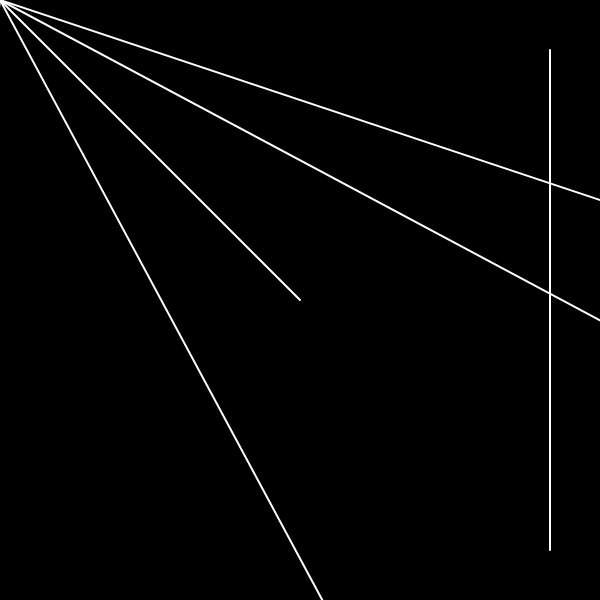
Frame 1 (no input)
Frame 60 (no input): identical to frame 1, image omitted
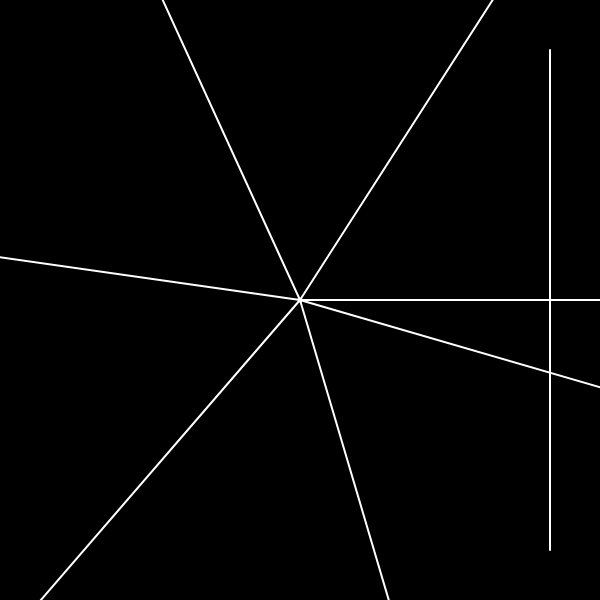
Frame 120 (the mouse pressed at the canvas centre since frame 60)

The p5.js sketch that drew these frames (run headless with seeded random() and noise() and a simulated clock; from frame 60 on, the mouse is pressed at the canvas centre):

// p5.js sketch
// ── sketch.js
rayList = [];


function setup(){
    createCanvas(600, 600)
    a = createSlider(0, 360)
    translate(width/2, height/2);
    scale(1,-1);
    
    x3 = 0; y3 = 0;
    x1 = 250; y1 = 250;
    x2 = 250; y2 = -250;

    rayPoint = new createVector(0,0);
    for(i = 0; i<= TWO_PI; i+= 1){
        rayList.push(new Ray(rayPoint.x,rayPoint.y,i));
    }
}


function draw(){
    strokeWeight(2)
    background(0);
    translate(width/2, height/2);
    scale(1,-1);
    stroke(255);
    
    x3 =0;
    y3 =0;
    x4 = mouseX-width/2;
    y4 = -(mouseY-height/2);
    // y4 = y3 + Math.sin(radians(a.value())) * 100;
    // x4 = x3 + Math.cos(radians(a.value())) * 100;
    line(x1,y1,x2,y2);
    strokeWeight(5)
    point(x4, y4)
    strokeWeight(2)
    line(x3,y3,x4,y4);
    
    for(ray of rayList){
        ray.mousePos();
        ray.cast(x1,y1,x2,y2);
        ray.drawShape();
    }
    

    d = (x1-x2) * (y3-y4) - (y1-y2) * (x3 - x4);
    if(d != 0)
    {
        t = ((x1-x3) * (y3-y4) - (y1-y3)*(x3-x4)) / d;
        u = ((x1-x3) * (y1-y2) - (y1-y3)*(x1-x2)) / d;
        
        
        if(t > 0 && t < 1 && u > 0){
            x_ = x3 + u*(x4 - x3)
            y_ = y3 + u*(y4 - y3)
            stroke(255,0,0)
            strokeWeight(15)
            // line(x3,y3,x_,y_)
            point(x_, y_)
        }
    }
}


// px = ((x1*y2 - y1*x2) * (x3 - x4) - (x1 - x2)*(x3*y4 - y3*x4))/((x1-x2)*(y3-y4) - (y1-y2)*(x3-x4));
// py = ((x1*y2 - y1*x2) * (y3 - y4) - (y1 - y2)*(x3*y4 - y3*x4))/((x1-x2)*(y3-y4) - (y1-y2)*(x3-x4));

// y4 = Math.sin(radians(a.value())) * 100;
// x4 = Math.cos(radians(a.value())) * 100;
// ── ray.js
class Ray{
    constructor(x1,y1,ang){
        this.ang  = ang;
        this.x1 = x1;
        this.y1 = y1;
        this.x2 = Math.cos(ang)*600;
        this.y2 = Math.sin(ang)*600;
        this.x_ = this.x2;
        this.y_ = this.y2;
    }
    

    mousePos(){
        this.x1 = mouseX-width/2;
        this.y1 = -(mouseY-height/2);
    }

    cast(x3,y3,x4,y4){
        let d = (this.x1 - this.x2) * (y3-y4) - (this.y1 - this.y2) * (x3-x4)
        if(d == 0) return;

        let u = (this.x1 - x3) * (this.y1 - this.y2) - (this.y1 - y3) * (this.x1 - this.x2) /d;
        let t = (this.x1 - x3) * (y3 - y4) - (this.y1 - y3) * (x3 - x4) /d;
        
        if(0<=u && u<=1){
            console.log("intersection")
        }
    }
    
    drawShape(){
        
        line(this.x1,this.y1,this.x2,this.y2);
    }
}
